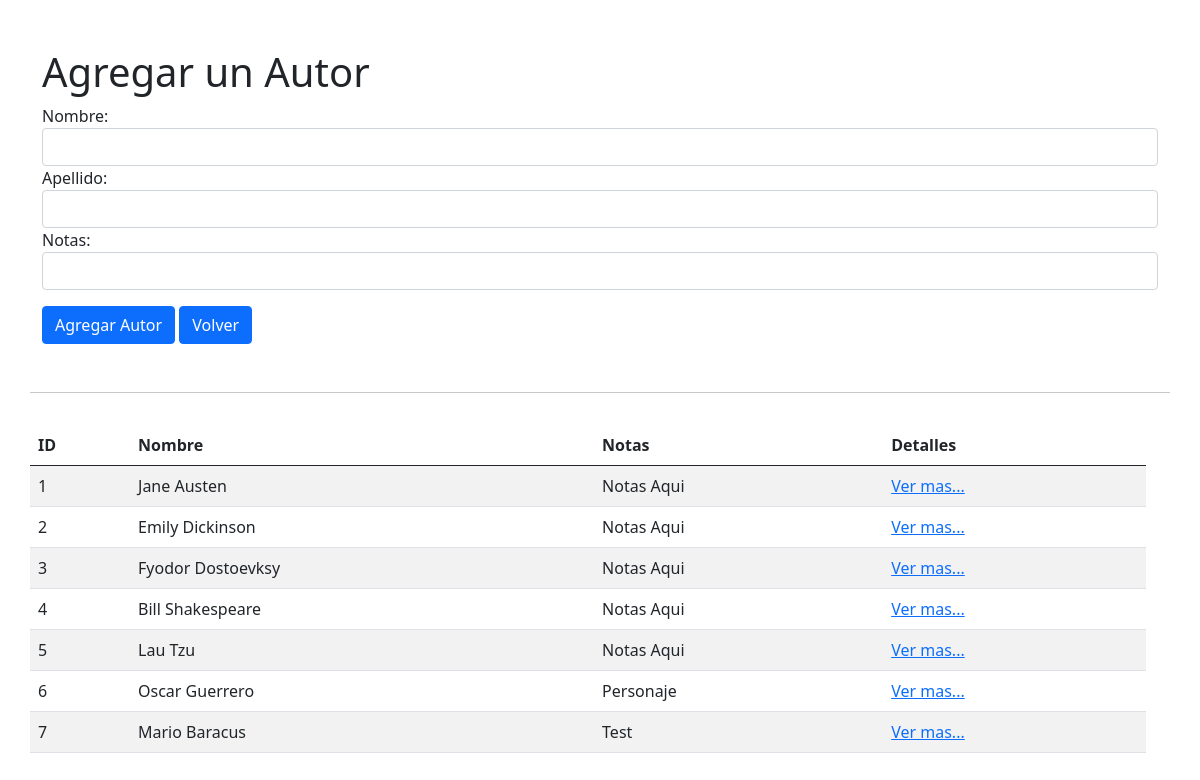
The app's page /authors with its own data.
### books_authors_app/models.py (models this page shows, shortened)
class Author(models.Model):
    first_name = models.CharField(max_length=255)
    last_name = models.CharField(max_length=255)
    notes = models.CharField(max_length=255, default='Notas Aqui')
    books = models.ManyToManyField(Book, related_name="authors")
    created_at = models.DateTimeField(auto_now_add=True)
    updated_at = models.DateTimeField(auto_now=True)

### books_authors_app/views.py (the view)
# urls.py: path('authors', views.index_authors, name="index_authors"),
def index_authors(request):
    context = {
        "all_authors": Author.objects.all()
    }
    return render(request, 'authors.html', context)

### books_authors_app/templates/authors.html (shortened to what this page needs)
<!DOCTYPE html>
<html lang="en">
<head>
    {% load static %}
    <link rel="stylesheet" href="{% static 'css/bootstrap.min.css' %}">
</head>
<body>
    <div class="container mt-5">
        <div class="row">
            <div class="col">
                <h1>Agregar un Autor</h1>
                <form action="/crear_autor" method="post">
                    <label>Nombre:</label>
                    <input type="text" name="first_name" class="form-control form-group">
                    <label>Apellido:</label>
                    <input type="text" name="last_name" class="form-control form-group">
                    <label>Notas:</label>
                    <input type="text" name="notes" class="form-control form-group">
                    <input type="submit" value="Agregar Autor" class="btn btn-primary mt-3">
                    <a href="/" class="btn btn-primary mt-3">Volver</a>
                </form>
            </div>
            <hr class="mt-5" />
            <div class="row">
                <table class="table table-striped">
                    <thead>
                        <tr>
                            <th scope="col">ID</th>
                            <th scope="col">Nombre</th>
                            <th scope="col">Notas</th>
                            <th scope="col">Detalles</th>
                        </tr>
                    </thead>
                    <tbody>
                        {% for author in all_authors %}
                            <tr>
                                <td scope="row">{{author.id}}</td>
                                <td>{{author.first_name}} {{author.last_name}}</td>
                                <td>{{author.notes}}</td>
                                <td><a href="/authors/{{author.id}}">Ver mas...</a></td>
                            </tr>
                        {% endfor %}
                    </tbody>
                </table>
            </div>
        </div>
    </div>
</body>
</html>

### records on screen
Author: id "1", first_name "Jane", last_name "Austen", notes "Notas Aqui"
Author: id "2", first_name "Emily", last_name "Dickinson", notes "Notas Aqui"
Author: id "3", first_name "Fyodor", last_name "Dostoevksy", notes "Notas Aqui"
Author: id "4", first_name "Bill", last_name "Shakespeare", notes "Notas Aqui"
Author: id "5", first_name "Lau", last_name "Tzu", notes "Notas Aqui"
Author: id "6", first_name "Oscar", last_name "Guerrero", notes "Personaje"
Author: id "7", first_name "Mario", last_name "Baracus", notes "Test"
